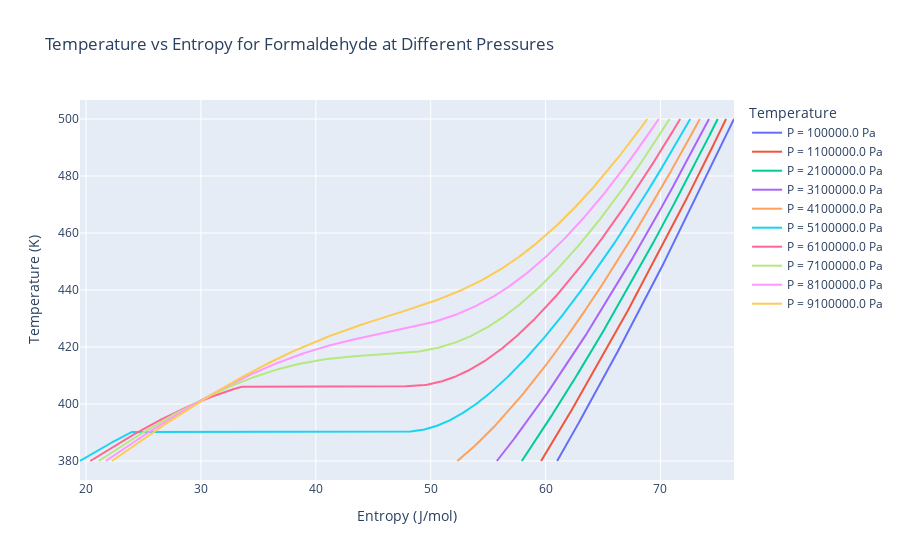

The code cell stored with this chart in its notebook:
### Code cell
%pip install numpy
%pip install scipy
%pip install plotly

import numpy as np
from scipy.optimize import minimize_scalar
import plotly.graph_objects as go

# Constants in SI units
Trs = 298.15  # Reference temperature in K
a1 = 9.48*4.184  # J/mol
b1 = 0.00914*4.184  # J/(mol*K)
c1 = -6.4e-7*4.184  # J/(mol*K^2)

R = 8.314  # J/(mol*K)
Tc = 414.48  # K
Pc = 6.8e6  # Pa
w = 0.215  # dimensionless

# Peng-Robinson equation parameters
a = 0.45724 * (R**2 * Tc**2) / Pc  # Pa * m^6 / mol^2
b = 0.07780 * R * Tc / Pc  # m^3 / mol

#antoine equation coeff

A1 = 4.28176
B1 = 959.43
C1 = -29.758



# Define the pressure function
def calculate_pressure(Vm, T):
    k = 0.37464 + 1.54226*w - 0.26992*w**2 
    alpha = (1 + k * (1 - np.sqrt(T / Tc)))**2
    return (R * T / (Vm - b)) - (a * alpha / (Vm**2 + 2 * b * Vm - b**2))
# Pre-calculated on input parameters
def calc_a(T):
    kappa = 0.37464 + 1.54226*w - 0.26992*w**2     # Peng-Robinson kappa
    return 0.45724 * R**2 * Tc**2 / Pc * (1 + kappa * (1 - np.sqrt(T/Tc)))**2

def calc_b():
    return 0.07780 * R * Tc / Pc

# Compressibility factor cubic equation coefficients
def cubic_eq_coeffs(A, B):
    return [1, -(1 - B), A - 3*B**2 - 2*B, -(A*B - B**2 - B**3)]

# Solving for Z (compressibility factor)
def solve_cubic(A, B):
    coeffs = cubic_eq_coeffs(A, B)
    roots = np.roots(coeffs)
    roots_real = np.real(roots[np.isreal(roots)])   # Only real roots
    return roots_real 

# Calculating Z, V, H, S
def calculate_properties(T, P):
    A = calc_a(T) * P / (R * T)**2
    B = calc_b() * P / (R * T)
    Z = solve_cubic(A, B)

    Z1 = min(Z)
    Z3 = max(Z)

    # Molar volume V = ZRT/P
    V1 = 1000 * Z1 * R * T / P
    V3 = 1000 * Z3 * R * T / P
    return Z1 , Z3, V1, V3

# Integrals for Cp and Cp/T
def integral_Cp_by_T(T,P):
    term1 = a1 *np.log(T / Trs)
    term2 = (b1) * (T - Trs)
    term3 = (c1 / 2) * (T**2 - Trs**2)
    term4 = -1*R*np.log(P / 101325)
    return term1 + term2 + term3 + term4

def d_alpha(T):
    k = 0.37464 + 1.54226*w - 0.26992*w**2    # Peng-Robinson k
    return - (1 + k*(1 - np.sqrt(T/Tc))) * ( k / Tc * np.sqrt(Tc/T))

def delta_S(T, P):
       
    b = calc_b()
    B = b * P / (R * T)
    Z1, Z2 , V1, V3 = calculate_properties(T, P)
    S11 = R * np.log(Z1 - B)
    S12 = (d_alpha(T) / (2 * np.sqrt(2) * b)) * np.log((Z1 + (1 + np.sqrt(2)) * B) / (Z1 + (1 - np.sqrt(2)) * B))
    
    S21 = R * np.log(Z2 - B)
    S22 = (d_alpha(T) / (2 * np.sqrt(2) * b)) * np.log((Z2 + (1 + np.sqrt(2)) * B) / (Z2 + (1 - np.sqrt(2)) * B))

    # Combine both parts to get the entropy difference
    S1 = S11 + S12
    S2 = S21 + S22
    return S1 , S2

def calc_S(T , P , Trs):
    S1 ,S3 =  delta_S(T, P)
    dS1 = S1 + integral_Cp_by_T(T, Trs)
    dS3 = S3 + integral_Cp_by_T(T, Trs)
    return dS1 , dS3

def compute_integral(P, R, T, a, b, P_min, k=0.001):
    Z1 , Z3 ,V1, V2 = calculate_properties(T, P)
    kappa = 0.37464 + 1.54226*w - 0.26992*w**2 
    alpha = (1 + kappa * (1 - np.sqrt(T / Tc)))**2
    a = a * alpha
    
    # Define the integral function
    def integral_function(V):
        term1 = R * T * np.log(abs(V - b))
        term2 = -(a / (2 * b * np.sqrt(2))) * np.log(abs((V + b - b * np.sqrt(2)) / (V + b + b * np.sqrt(2))))
        return term1 + term2
    
    integral_value = integral_function(V2) - integral_function(V1)
    
    while P > P_min:
        residual = integral_value - (V2 - V1) * P
        if abs(residual) < k:
            return P
        P -= 1  
    
    print("Stopped as P reached P_min without convergence.")
    return P



# Define temperature range for plotting

temperature_list = np.linspace(380,500,1000)   # Example temperatures in Kelvin
pressure_values = np.arange(1e5, 10e6, 10e5)     # Pressure range in bar



# Initialize plot
fig = go.Figure()

# Loop over each temperature and calculate V for each P
for P in pressure_values:
    flag = True
    if flag:
        temp = temperature_list[0]
    
        # Find the local maximum and minimum pressures for the given temperature
        result = minimize_scalar(lambda Vm: -calculate_pressure(Vm, temp), bounds=(0.00005, 0.01), method='bounded')
        result_min = minimize_scalar(lambda Vm: calculate_pressure(Vm, temp), bounds=(0.00005, 0.01), method='bounded')

        V_max = result.x
        P_max = -result.fun
        V_min = result_min.x
        P_min = -result_min.fun

        # Calculate the saturation pressure for the temperature T
        P_sat = compute_integral(P_max, R, temp, a, b, P_min)


        # Generate the PV curve for the temperature T
        Vm = np.linspace(0.00005, 0.01, 1000)  # m^3/mol, narrow around the critical region
        flag = False
    
    # Find the local maximum and minimum pressures for the given temperature
    result = minimize_scalar(lambda Vm: -calculate_pressure(Vm, temp), bounds=(0.00005, 0.01), method='bounded')
    result_min = minimize_scalar(lambda Vm: calculate_pressure(Vm, temp), bounds=(0.00005, 0.01), method='bounded')

    V_max = result.x
    P_max = -result.fun
    V_min = result_min.x
    P_min = -result_min.fun

    # Calculate the saturation pressure for the temperature T
    P_sat = compute_integral(P_max, R, temp, a, b, P_min)


    # Generate the PV curve for the temperature T
    Vm = np.linspace(0.00005, 0.01, 1000)  # m^3/mol, narrow around the critical region


    S_values = []
    for temp in temperature_list:
        S1 , S3 = calc_S( temp, P, Trs)
        # Check if H is a scalar
        if S1 == S3:
            S_values.append(S1)
        elif P > P_sat:
            S_values.append(S3)
        else:
            S_values.append(S1)

    # Plot the Entropy curve for the current temperature
    fig.add_trace(go.Scatter(x=S_values, y=temperature_list, mode='lines', name=f'P = {P} Pa'))

# Add labels and legend
fig.update_layout(
    title='Temperature vs Entropy for Formaldehyde at Different Pressures',
    xaxis_title='Entropy (J/mol)',
    yaxis_title='Temperature (K)',
    legend_title='Temperature'
)

fig.show()

### Figure 1 — Plotly figure (JSON) as saved in the notebook; plotly's stock layout.template omitted (floating-point values rounded to 4 significant figures; data arrays with more than 128 entries replaced by an {"elided": "..."} marker saying what was removed)
{"data": [{"mode": "lines", "name": "P = 100000.0 Pa", "type": "scatter", "x": {"elided": "1000 float values"}, "y": {"elided": "1000 float values"}}, {"mode": "lines", "name": "P = 1100000.0 Pa", "type": "scatter", "x": {"elided": "1000 float values"}, "y": {"elided": "1000 float values"}}, {"mode": "lines", "name": "P = 2100000.0 Pa", "type": "scatter", "x": {"elided": "1000 float values"}, "y": {"elided": "1000 float values"}}, {"mode": "lines", "name": "P = 3100000.0 Pa", "type": "scatter", "x": {"elided": "1000 float values"}, "y": {"elided": "1000 float values"}}, {"mode": "lines", "name": "P = 4100000.0 Pa", "type": "scatter", "x": {"elided": "1000 float values"}, "y": {"elided": "1000 float values"}}, {"mode": "lines", "name": "P = 5100000.0 Pa", "type": "scatter", "x": {"elided": "1000 float values"}, "y": {"elided": "1000 float values"}}, {"mode": "lines", "name": "P = 6100000.0 Pa", "type": "scatter", "x": {"elided": "1000 float values"}, "y": {"elided": "1000 float values"}}, {"mode": "lines", "name": "P = 7100000.0 Pa", "type": "scatter", "x": {"elided": "1000 float values"}, "y": {"elided": "1000 float values"}}, {"mode": "lines", "name": "P = 8100000.0 Pa", "type": "scatter", "x": {"elided": "1000 float values"}, "y": {"elided": "1000 float values"}}, {"mode": "lines", "name": "P = 9100000.0 Pa", "type": "scatter", "x": {"elided": "1000 float values"}, "y": {"elided": "1000 float values"}}], "layout": {"legend": {"title": {"text": "Temperature"}}, "title": {"text": "Temperature vs Entropy for Formaldehyde at Different Pressures"}, "xaxis": {"title": {"text": "Entropy (J/mol)"}}, "yaxis": {"title": {"text": "Temperature (K)"}}}}
